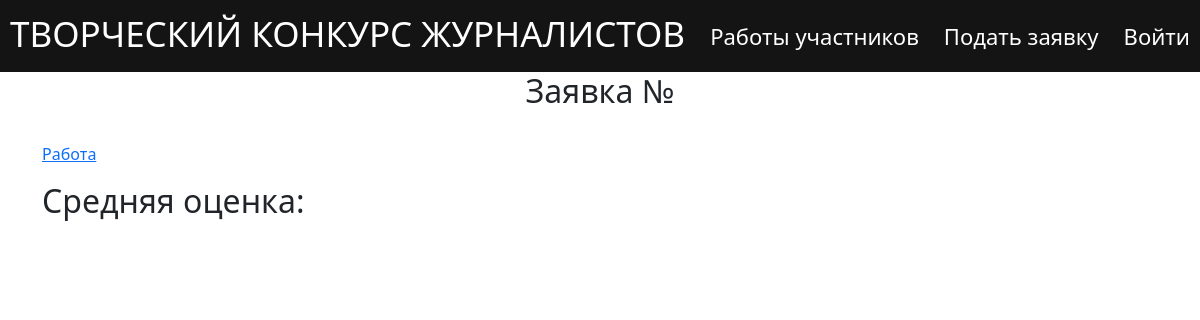
Page /proposals/view/1 on the earlier database version.
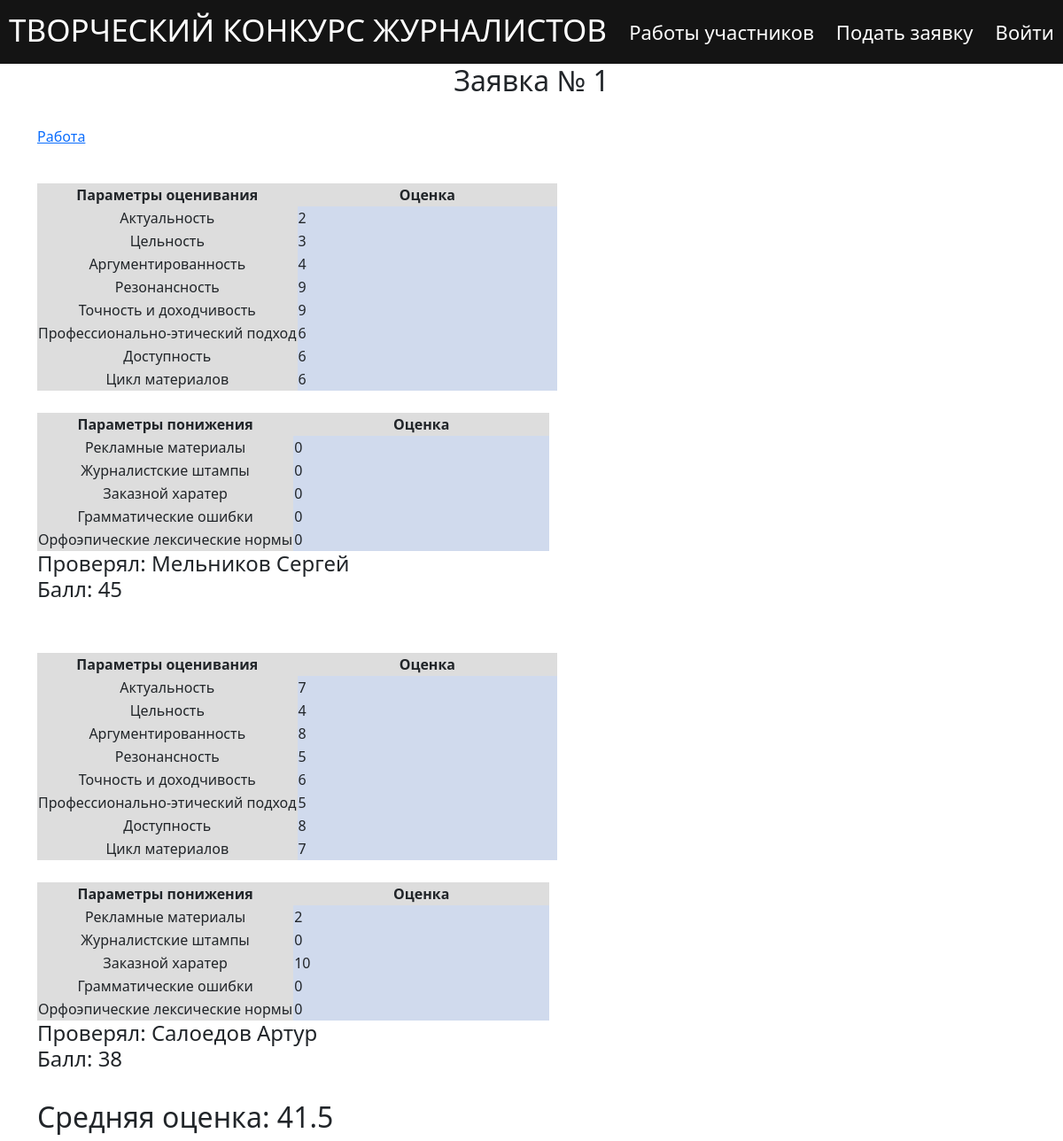
Same page on the later database version.
### data/proposals.py (models this page shows, shortened)
class Proposal(SqlAlchemyBase, UserMixin, SerializerMixin):
    __tablename__ = 'proposal'
    max_rates = 3
    id = sqlalchemy.Column(sqlalchemy.Integer,
                           primary_key=True, autoincrement=True)
    type = sqlalchemy.Column(sqlalchemy.String, nullable=True)
    file = sqlalchemy.Column(sqlalchemy.String, nullable=True)
    evaluation = sqlalchemy.Column(sqlalchemy.String, nullable=True)
    lowering_criteria = sqlalchemy.Column(sqlalchemy.String, nullable=True)
    status = sqlalchemy.Column(sqlalchemy.String, nullable=True)
    likes = sqlalchemy.Column(sqlalchemy.Integer, nullable=True)
    user_data = sqlalchemy.Column(sqlalchemy.String, nullable=True)
    experts_rates = sqlalchemy.Column(sqlalchemy.String, nullable=True)
    @property
    def evaluation_dict(self):
        return json.loads(self.evaluation)
    @property
    def lowering_criteria_dict(self):
        return json.loads(self.lowering_criteria)
    @property
    def average_score(self):
        sum = 0
        for score in self.merge_ratings:
            sum += score[3]
        return round(sum / len(self.merge_ratings),2)
    @property
    def merge_ratings(self):
        ratings = self.evaluation_dict["ratings"]
        lowering_ratings = self.lowering_criteria_dict["ratings"]
        merged_ratings = []
        for index in range(len(ratings)):
            merged_ratings.append((ratings[index],lowering_ratings[index],ratings[index]["expert"],
                                   sum(list(ratings[index].values())[:-1]) \
                                   - sum(list(lowering_ratings[index].values())[:-1])))
        return merged_ratings

### main.py (the view)
@app.route('/proposals/view/<int:proposal_id>', methods=['GET', 'POST'])
def view_proposal(proposal_id):
    proposal = get_proposal(proposal_id)
    return render_template('view_proposal.html',proposal=proposal)

### data/db_session.py (called while the page is built)
def create_session() -> Session:
    global __factory
    return __factory()

### main.py (called while the page is built)
def get_proposal(proposal_id):
    db_sess = db_session.create_session()
    curr_proposal = db_sess.query(Proposal).filter(Proposal.id == proposal_id).first()
    return curr_proposal

### templates/view_proposal.html (shortened to what this page needs)
{% extends "base.html" %}
{% block content %}
{% set STATUSES  = {"waiting_verification": "Требует оценки", "verified": "Оценена", "aborted":  "Отклонена"} %}
<h2 align="center">Заявка № {{proposal.id}}</h2>
<br>
<p>  <a href="{{proposal.file}}"> Работа</a></p>
{% for expert_rating in proposal.merge_ratings %}
    {% set RATINGS = expert_rating[0]%}
    {% set LOW_RATINGS = expert_rating[1]%}
    {% set EXPERT = expert_rating[2]%}
    {% set EXPERT_SCORE = expert_rating[3]%}
    {% if proposal.type == "text" %}
    <div class="table_container">
        <table class="my_table">
            <tr class="my_column">
                <th class="title" width="50%" bgcolor="#dddddd" align="center">Параметры оценивания</th>
                <th class="title" width="50%" bgcolor="#dddddd" align="center">Оценка</th>
            </tr>
            <tr class="my_column">
                <td class="title" width="50%" bgcolor="#dddddd" align="center">Актуальность</td>
                <td class="ordinary" style="color:{{text_color}}">{{ RATINGS['relevance'] }}</td>
            </tr>
            <tr class="my_column">
                <td class="title" width="50%" bgcolor="#dddddd" align="center">Цельность</td>
                <td class="ordinary" style="color:{{text_color}}">{{ RATINGS['integrity'] }}</td>
            </tr>
            <tr class="my_column">
                <td class="title" width="50%" bgcolor="#dddddd" align="center">Аргументированность</td>
                <td class="ordinary" style="color:{{text_color}}">{{ RATINGS['validity'] }}</td>
            </tr>
            <tr class="my_column">
                <td class="title" width="50%" bgcolor="#dddddd" align="center">Резонансность</td>
                <td class="ordinary" style="color:{{text_color}}">{{ RATINGS['resonance'] }}</td>
            </tr>
            <tr class="my_column">
                <td class="title" width="50%" bgcolor="#dddddd" align="center">Точность и доходчивость</td>
                <td class="ordinary" style="color:{{text_color}}">{{ RATINGS['accuracy'] }}</td>
            </tr>
            <tr class="my_column">
                <td class="title" width="50%" bgcolor="#dddddd" align="center">Профессионально-этический подход</td>
                <td class="ordinary" style="color:{{text_color}}">{{ RATINGS['ethnicity'] }}</td>
            </tr>
            <tr class="my_column">
                <td class="title" width="50%" bgcolor="#dddddd" align="center">Доступность</td>
                <td class="ordinary"  style="color:{{text_color}}">{{ RATINGS['availability'] }}</td>
            </tr>
            <tr class="my_column">
                <td class="title" width="50%" bgcolor="#dddddd" align="center">Цикл материалов</td>
                <td class="ordinary" style="color:{{text_color}}">{{ RATINGS['materials cycle'] }}</td>
            </tr>
        </table>
    {% endif %}
    <div class="table_container">
        <table class="my_table">
            <tr class="my_column">
                <th class="title" width="50%" bgcolor="#dddddd" align="center">Параметры понижения</th>
                <th class="title" width="50%" bgcolor="#dddddd" align="center">Оценка</th>
            </tr>
            <tr class="my_column">
                <td class="title" width="50%" bgcolor="#dddddd" align="center">Рекламные материалы</td>
                <td class="ordinary"  style="color:{{text_color}}">{{ LOW_RATINGS['promotional materials'] }}</td>
            </tr>
            <tr class="my_column">
                <td class="title" width="50%" bgcolor="#dddddd" align="center">Журналистские штампы</td>
                <td class="ordinary"  style="color:{{text_color}}">{{ LOW_RATINGS['journalistic stamps'] }}</td>
            </tr>
            <tr class="my_column">
                <td class="title" width="50%" bgcolor="#dddddd" align="center">Заказной харатер</td>
                <td class="ordinary"  style="color:{{text_color}}">{{ LOW_RATINGS['сustom_nature'] }}</td>
            </tr>
            <tr class="my_column">
                <td class="title" width="50%" bgcolor="#dddddd" align="center">Грамматические ошибки</td>
                <td class="ordinary"  style="color:{{text_color}}">{{ LOW_RATINGS['grammatical_errors'] }}</td>
            </tr>
            <tr class="my_column">
                <td class="title" width="50%" bgcolor="#dddddd" align="center">Орфоэпические лексические нормы</td>
                <td class="ordinary"  style="color:{{text_color}}">{{ LOW_RATINGS['orthoepic_norms'] }}</td>
            </tr>
        </table>
        <h4>Проверял: {{ EXPERT }} <br>Балл: {{ EXPERT_SCORE }}</h4>
        <br>
    </div>
{% endfor %}
<div>
    <h2>
        Средняя оценка: {{proposal.average_score}}
    </h2>
</div>
{% endblock %}

### templates/base.html (shortened to what this page needs)
<!DOCTYPE html>
<html lang="en">
<head>
    <link rel="stylesheet" type="text/css" href="/static/css/style.css" />
    <link href="https://cdn.jsdelivr.net/npm/bootstrap@5.2.3/dist/css/bootstrap.min.css" rel="stylesheet">
</head>
  <body>
    <header>
        <nav class="navbar">
          <h1 style="color:#ffffff"><a class="navbar-link_MAIN" href="/">ТВОРЧЕСКИЙ КОНКУРС ЖУРНАЛИСТОВ</a> </h1>
          <a class="navbar-link" href="/proposals">Работы участников</a>
          <a class="navbar-link" href="/add_proposal">Подать заявку</a>
            {% if current_user.is_authenticated %}
            <a href="/cabinet" style="color:#ffffff" class="Current_name" >{{current_user.name}} {{current_user.surname}}</a>
            <a class="navbar-link" href="/logout">Выход</a>
            {% else %}
            <a class="navbar-link" href="/login">Войти</a>
            {% endif %}
        </nav>
    </header>
    <main role="main" class="container">
        {% set STATUSES  = {"not_moderated": "Не проверена модерацией","waiting_verification": "Ожидает оценивания", "verified": "Оценена", "aborted":  "Не прошла модерацию"} %}
        {% block content %}
        {% endblock %}
    </main>
  </body>
</html>

### static/css/style.css (style rules this page uses)
html { font-size: 16px; }
.navbar-link { font-size: 22px; color: #ffffff; text-decoration : none; padding: 5px 10px 5px 10px ; }
.title { font-size: 16px; text-align: center; }
.navbar { padding : 15px; background-color : #141414 }
.table_container { padding-top: 25px; }
.navbar-link_MAIN { font-size: 35px; color: #ffffff; text-decoration : none; padding: 5px 10px 5px 10px ; }

### templates/view_proposal.html (style rules this page uses)
.ordinary { background-color: #d0daed; }

Differences in the rows shown:
added Proposal: id "1", relevance "2", integrity "3", validity "4", resonance "9", accuracy "9", ethnicity "6", availability "6", RATINGS "6", likes "0", сustom_nature "0", grammatical_errors "0", orthoepic_norms "0", EXPERT "Мельников Сергей", EXPERT_SCORE "45", relevance "7", integrity "4", validity "8", resonance "5", accuracy "6", ethnicity "5", availability "8", RATINGS "7", LOW_RATINGS "2", сustom_nature "10", EXPERT "Салоедов Артур", EXPERT_SCORE "38", average_score "41.5"
